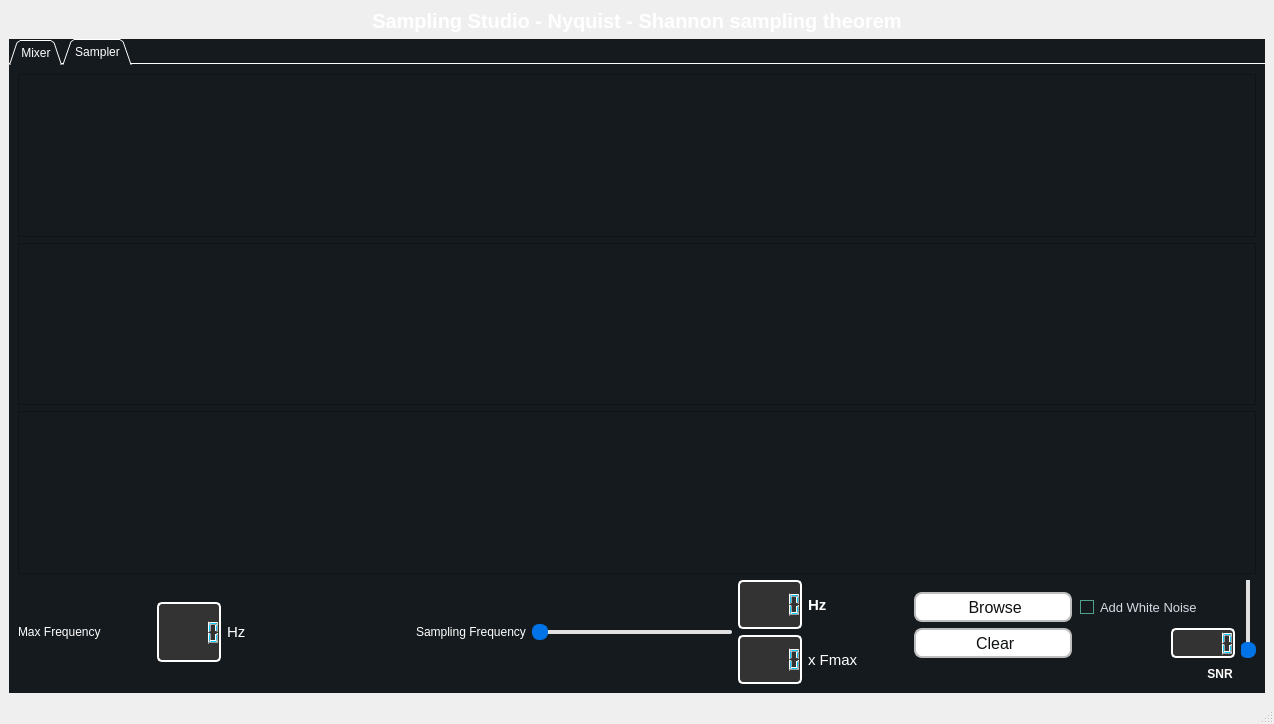
<?xml version="1.0" encoding="UTF-8"?>
<ui version="4.0">
 <class>MainWindow</class>
 <widget class="QMainWindow" name="MainWindow">
  <property name="geometry">
   <rect>
    <x>0</x>
    <y>0</y>
    <width>1274</width>
    <height>724</height>
   </rect>
  </property>
  <property name="windowTitle">
   <string>MainWindow</string>
  </property>
  <property name="styleSheet">
   <string notr="true">
background-color: rgb(20, 29, 38);
background-color:#151a1e;

QMessageBox {
    background-color: #f0f0f0;
    color: #fff;
};
QMessageBox QLabel {
    color: #fff;
}</string>
  </property>
  <widget class="QWidget" name="centralwidget">
   <layout class="QVBoxLayout" name="verticalLayout_6">
    <item>
     <widget class="QLabel" name="label_9">
      <property name="font">
       <font>
        <family>MS Sans Serif</family>
        <pointsize>15</pointsize>
        <weight>75</weight>
        <bold>true</bold>
       </font>
      </property>
      <property name="styleSheet">
       <string notr="true">color : rgb(255, 255, 255)</string>
      </property>
      <property name="text">
       <string>Sampling Studio - Nyquist - Shannon sampling theorem</string>
      </property>
      <property name="alignment">
       <set>Qt::AlignCenter</set>
      </property>
     </widget>
    </item>
    <item>
     <widget class="QTabWidget" name="windowTabs">
      <property name="styleSheet">
       <string notr="true">background-color: rgb(27, 40, 54);
color: rgb(255, 255, 255);
background-color: rgb(20, 29, 38);
background-color:#151a1e;</string>
      </property>
      <property name="tabPosition">
       <enum>QTabWidget::North</enum>
      </property>
      <property name="tabShape">
       <enum>QTabWidget::Triangular</enum>
      </property>
      <property name="currentIndex">
       <number>1</number>
      </property>
      <property name="iconSize">
       <size>
        <width>14</width>
        <height>20</height>
       </size>
      </property>
      <property name="documentMode">
       <bool>true</bool>
      </property>
      <property name="tabsClosable">
       <bool>false</bool>
      </property>
      <property name="movable">
       <bool>true</bool>
      </property>
      <property name="tabBarAutoHide">
       <bool>false</bool>
      </property>
      <widget class="QWidget" name="mixerTab">
       <attribute name="title">
        <string>Mixer</string>
       </attribute>
       <layout class="QVBoxLayout" name="verticalLayout_7">
        <item>
         <layout class="QVBoxLayout" name="verticalLayout_5">
          <item>
           <widget class="PlotWidget" name="mixerGraph1">
            <property name="sizePolicy">
             <sizepolicy hsizetype="Minimum" vsizetype="Expanding">
              <horstretch>0</horstretch>
              <verstretch>0</verstretch>
             </sizepolicy>
            </property>
           </widget>
          </item>
          <item>
           <layout class="QHBoxLayout" name="horizontalLayout_9">
            <item>
             <layout class="QVBoxLayout" name="verticalLayout_4">
              <item>
               <layout class="QHBoxLayout" name="horizontalLayout_13">
                <item>
                 <layout class="QHBoxLayout" name="horizontalLayout_12">
                  <item>
                   <widget class="QLabel" name="label_10">
                    <property name="font">
                     <font>
                      <pointsize>11</pointsize>
                     </font>
                    </property>
                    <property name="text">
                     <string>Components</string>
                    </property>
                   </widget>
                  </item>
                  <item>
                   <widget class="QComboBox" name="signalMixerMenu">
                    <property name="sizePolicy">
                     <sizepolicy hsizetype="Fixed" vsizetype="Fixed">
                      <horstretch>0</horstretch>
                      <verstretch>0</verstretch>
                     </sizepolicy>
                    </property>
                    <property name="minimumSize">
                     <size>
                      <width>200</width>
                      <height>0</height>
                     </size>
                    </property>
                   </widget>
                  </item>
                  <item>
                   <spacer name="horizontalSpacer_6">
                    <property name="orientation">
                     <enum>Qt::Horizontal</enum>
                    </property>
                    <property name="sizeType">
                     <enum>QSizePolicy::Fixed</enum>
                    </property>
                    <property name="sizeHint" stdset="0">
                     <size>
                      <width>100</width>
                      <height>20</height>
                     </size>
                    </property>
                   </spacer>
                  </item>
                 </layout>
                </item>
                <item>
                 <layout class="QHBoxLayout" name="horizontalLayout_8">
                  <item>
                   <spacer name="horizontalSpacer_8">
                    <property name="orientation">
                     <enum>Qt::Horizontal</enum>
                    </property>
                    <property name="sizeHint" stdset="0">
                     <size>
                      <width>40</width>
                      <height>20</height>
                     </size>
                    </property>
                   </spacer>
                  </item>
                  <item>
                   <widget class="QPushButton" name="confirmMixerButton">
                    <property name="minimumSize">
                     <size>
                      <width>190</width>
                      <height>0</height>
                     </size>
                    </property>
                    <property name="maximumSize">
                     <size>
                      <width>190</width>
                      <height>16777215</height>
                     </size>
                    </property>
                    <property name="font">
                     <font>
                      <pointsize>12</pointsize>
                     </font>
                    </property>
                    <property name="styleSheet">
                     <string notr="true">background-color: #fff;
  border: 2px solid rgb(190, 190, 190);

  border-radius: 8px;

  color: #0f1111;
  


  line-height: 29px;

  position: relative;
  text-align: center;
  text-decoration: none;
  vertical-align: middle;</string>
                    </property>
                    <property name="text">
                     <string> Confirm</string>
                    </property>
                    <property name="icon">
                     <iconset>
                      <normaloff>../Images/quality.png</normaloff>../Images/quality.png</iconset>
                    </property>
                    <property name="iconSize">
                     <size>
                      <width>30</width>
                      <height>28</height>
                     </size>
                    </property>
                   </widget>
                  </item>
                  <item>
                   <spacer name="horizontalSpacer_7">
                    <property name="orientation">
                     <enum>Qt::Horizontal</enum>
                    </property>
                    <property name="sizeType">
                     <enum>QSizePolicy::Fixed</enum>
                    </property>
                    <property name="sizeHint" stdset="0">
                     <size>
                      <width>20</width>
                      <height>20</height>
                     </size>
                    </property>
                   </spacer>
                  </item>
                  <item>
                   <widget class="QPushButton" name="deleteMixerButton">
                    <property name="minimumSize">
                     <size>
                      <width>190</width>
                      <height>0</height>
                     </size>
                    </property>
                    <property name="maximumSize">
                     <size>
                      <width>190</width>
                      <height>16777215</height>
                     </size>
                    </property>
                    <property name="font">
                     <font>
                      <pointsize>12</pointsize>
                     </font>
                    </property>
                    <property name="styleSheet">
                     <string notr="true">background-color: #fff;
  border: 2px solid rgb(190, 190, 190);

  border-radius: 8px;

  color: #0f1111;
  


  line-height: 29px;

  position: relative;
  text-align: center;
  text-decoration: none;
  vertical-align: middle;</string>
                    </property>
                    <property name="text">
                     <string>Delete</string>
                    </property>
                    <property name="icon">
                     <iconset>
                      <normaloff>../Images/delete.png</normaloff>../Images/delete.png</iconset>
                    </property>
                    <property name="iconSize">
                     <size>
                      <width>40</width>
                      <height>28</height>
                     </size>
                    </property>
                   </widget>
                  </item>
                 </layout>
                </item>
               </layout>
              </item>
              <item>
               <layout class="QHBoxLayout" name="horizontalLayout_11">
                <item>
                 <layout class="QHBoxLayout" name="horizontalLayout_2">
                  <item>
                   <widget class="QLabel" name="label">
                    <property name="font">
                     <font>
                      <pointsize>11</pointsize>
                     </font>
                    </property>
                    <property name="text">
                     <string>Magnitude</string>
                    </property>
                   </widget>
                  </item>
                  <item>
                   <spacer name="horizontalSpacer_3">
                    <property name="orientation">
                     <enum>Qt::Horizontal</enum>
                    </property>
                    <property name="sizeType">
                     <enum>QSizePolicy::Fixed</enum>
                    </property>
                    <property name="sizeHint" stdset="0">
                     <size>
                      <width>30</width>
                      <height>20</height>
                     </size>
                    </property>
                   </spacer>
                  </item>
                  <item>
                   <widget class="QSlider" name="magnitudeMixerSlider">
                    <property name="styleSheet">
                     <string notr="true">QSlider {
    background: transparent;
}

QSlider::groove:horizontal {
    background: #E0E0E0;
    height: 4px;
    border-radius: 2px;
}

QSlider::handle:horizontal {
    background: #0073E6;
    border: 1px solid #0073E6;
    width: 14px;
    margin: -6px 0;
    border-radius: 7px;
}

QSlider::add-page:horizontal {
    background: transparent;
}

QSlider::sub-page:horizontal {
    background: #0073E6;
}
</string>
                    </property>
                    <property name="orientation">
                     <enum>Qt::Horizontal</enum>
                    </property>
                   </widget>
                  </item>
                  <item>
                   <widget class="QLCDNumber" name="magnitudeMixerLcd">
                    <property name="sizePolicy">
                     <sizepolicy hsizetype="Fixed" vsizetype="Fixed">
                      <horstretch>0</horstretch>
                      <verstretch>0</verstretch>
                     </sizepolicy>
                    </property>
                    <property name="minimumSize">
                     <size>
                      <width>40</width>
                      <height>40</height>
                     </size>
                    </property>
                    <property name="styleSheet">
                     <string notr="true">QLCDNumber {
    background-color: #333333;
    color: #00CCFF;
    border: 2px solid #fff;
    border-radius: 5px;
    padding: 2px;
}

QLCDNumber::segment {
    background-color: #000000;
    color: #00CCFF;
}

QLCDNumber::indicator {
    background-color: #333333;
    color: #00CCFF;
    border: 1px solid #00CCFF;
    width: 2px;
}

QLCDNumber::frame {
    border: 2px solid #00CCFF;
    border-radius: 5px;
}
</string>
                    </property>
                   </widget>
                  </item>
                 </layout>
                </item>
                <item>
                 <layout class="QHBoxLayout" name="horizontalLayout_6">
                  <item>
                   <widget class="QLabel" name="label_2">
                    <property name="font">
                     <font>
                      <pointsize>11</pointsize>
                     </font>
                    </property>
                    <property name="text">
                     <string>Frequency</string>
                    </property>
                   </widget>
                  </item>
                  <item>
                   <spacer name="horizontalSpacer_4">
                    <property name="orientation">
                     <enum>Qt::Horizontal</enum>
                    </property>
                    <property name="sizeType">
                     <enum>QSizePolicy::Fixed</enum>
                    </property>
                    <property name="sizeHint" stdset="0">
                     <size>
                      <width>30</width>
                      <height>20</height>
                     </size>
                    </property>
                   </spacer>
                  </item>
                  <item>
                   <widget class="QSlider" name="freqMixerSlider">
                    <property name="styleSheet">
                     <string notr="true">QSlider {
    background: transparent;
}

QSlider::groove:horizontal {
    background: #E0E0E0;
    height: 4px;
    border-radius: 2px;
}

QSlider::handle:horizontal {
    background: #0073E6;
    border: 1px solid #0073E6;
    width: 14px;
    margin: -6px 0;
    border-radius: 7px;
}

QSlider::add-page:horizontal {
    background: transparent;
}

QSlider::sub-page:horizontal {
    background: #0073E6;
}
</string>
                    </property>
                    <property name="orientation">
                     <enum>Qt::Horizontal</enum>
                    </property>
                   </widget>
                  </item>
                  <item>
                   <widget class="QLCDNumber" name="freqMixerLcd">
                    <property name="sizePolicy">
                     <sizepolicy hsizetype="Fixed" vsizetype="Fixed">
                      <horstretch>0</horstretch>
                      <verstretch>0</verstretch>
                     </sizepolicy>
                    </property>
                    <property name="minimumSize">
                     <size>
                      <width>40</width>
                      <height>40</height>
                     </size>
                    </property>
                    <property name="styleSheet">
                     <string notr="true">QLCDNumber {
    background-color: #333333;
    color: #00CCFF;
    border: 2px solid #fff;
    border-radius: 5px;
    padding: 2px;
}

QLCDNumber::segment {
    background-color: #000000;
    color: #00CCFF;
}

QLCDNumber::indicator {
    background-color: #333333;
    color: #00CCFF;
    border: 1px solid #00CCFF;
    width: 2px;
}

QLCDNumber::frame {
    border: 2px solid #00CCFF;
    border-radius: 5px;
}
</string>
                    </property>
                   </widget>
                  </item>
                 </layout>
                </item>
                <item>
                 <layout class="QHBoxLayout" name="horizontalLayout_7">
                  <item>
                   <widget class="QLabel" name="label_3">
                    <property name="font">
                     <font>
                      <pointsize>11</pointsize>
                     </font>
                    </property>
                    <property name="text">
                     <string>Phase</string>
                    </property>
                   </widget>
                  </item>
                  <item>
                   <spacer name="horizontalSpacer_5">
                    <property name="orientation">
                     <enum>Qt::Horizontal</enum>
                    </property>
                    <property name="sizeType">
                     <enum>QSizePolicy::Fixed</enum>
                    </property>
                    <property name="sizeHint" stdset="0">
                     <size>
                      <width>65</width>
                      <height>20</height>
                     </size>
                    </property>
                   </spacer>
                  </item>
                  <item>
                   <widget class="QSlider" name="phaseMixerSlider">
                    <property name="styleSheet">
                     <string notr="true">QSlider {
    background: transparent;
}

QSlider::groove:horizontal {
    background: #E0E0E0;
    height: 4px;
    border-radius: 2px;
}

QSlider::handle:horizontal {
    background: #0073E6;
    border: 1px solid #0073E6;
    width: 14px;
    margin: -6px 0;
    border-radius: 7px;
}

QSlider::add-page:horizontal {
    background: transparent;
}

QSlider::sub-page:horizontal {
    background: #0073E6;
}
</string>
                    </property>
                    <property name="orientation">
                     <enum>Qt::Horizontal</enum>
                    </property>
                   </widget>
                  </item>
                  <item>
                   <widget class="QLCDNumber" name="phaseMixerLcd">
                    <property name="sizePolicy">
                     <sizepolicy hsizetype="Fixed" vsizetype="Fixed">
                      <horstretch>0</horstretch>
                      <verstretch>0</verstretch>
                     </sizepolicy>
                    </property>
                    <property name="minimumSize">
                     <size>
                      <width>40</width>
                      <height>40</height>
                     </size>
                    </property>
                    <property name="styleSheet">
                     <string notr="true">QLCDNumber {
    background-color: #333333;
    color: #00CCFF;
    border: 2px solid #fff;
    border-radius: 5px;
    padding: 2px;
}

QLCDNumber::segment {
    background-color: #000000;
    color: #00CCFF;
}

QLCDNumber::indicator {
    background-color: #333333;
    color: #00CCFF;
    border: 1px solid #00CCFF;
    width: 2px;
}

QLCDNumber::frame {
    border: 2px solid #00CCFF;
    border-radius: 5px;
}
</string>
                    </property>
                   </widget>
                  </item>
                 </layout>
                </item>
               </layout>
              </item>
             </layout>
            </item>
            <item>
             <widget class="QFrame" name="frame">
              <property name="sizePolicy">
               <sizepolicy hsizetype="Fixed" vsizetype="Fixed">
                <horstretch>0</horstretch>
                <verstretch>0</verstretch>
               </sizepolicy>
              </property>
              <property name="minimumSize">
               <size>
                <width>3</width>
                <height>111</height>
               </size>
              </property>
              <property name="styleSheet">
               <string notr="true">background-color: rgb(255, 251, 255);</string>
              </property>
              <property name="frameShape">
               <enum>QFrame::StyledPanel</enum>
              </property>
              <property name="frameShadow">
               <enum>QFrame::Raised</enum>
              </property>
             </widget>
            </item>
            <item>
             <layout class="QVBoxLayout" name="verticalLayout_2">
              <item>
               <widget class="QPushButton" name="sampleMixerButton">
                <property name="sizePolicy">
                 <sizepolicy hsizetype="Fixed" vsizetype="Minimum">
                  <horstretch>0</horstretch>
                  <verstretch>0</verstretch>
                 </sizepolicy>
                </property>
                <property name="minimumSize">
                 <size>
                  <width>150</width>
                  <height>10</height>
                 </size>
                </property>
                <property name="font">
                 <font>
                  <pointsize>11</pointsize>
                 </font>
                </property>
                <property name="styleSheet">
                 <string notr="true">background-color: #fff;
  border: 2px solid rgb(190, 190, 190);

  border-radius: 8px;

  color: #0f1111;
  


  line-height: 29px;

  position: relative;
  text-align: center;
  text-decoration: none;
  vertical-align: middle;</string>
                </property>
                <property name="text">
                 <string> Sample</string>
                </property>
                <property name="icon">
                 <iconset>
                  <normaloff>../Images/signal.png</normaloff>../Images/signal.png</iconset>
                </property>
                <property name="iconSize">
                 <size>
                  <width>40</width>
                  <height>30</height>
                 </size>
                </property>
               </widget>
              </item>
              <item>
               <spacer name="verticalSpacer">
                <property name="orientation">
                 <enum>Qt::Vertical</enum>
                </property>
                <property name="sizeType">
                 <enum>QSizePolicy::Fixed</enum>
                </property>
                <property name="sizeHint" stdset="0">
                 <size>
                  <width>30</width>
                  <height>20</height>
                 </size>
                </property>
               </spacer>
              </item>
              <item>
               <widget class="QPushButton" name="clearMixerButton">
                <property name="sizePolicy">
                 <sizepolicy hsizetype="Fixed" vsizetype="Minimum">
                  <horstretch>0</horstretch>
                  <verstretch>0</verstretch>
                 </sizepolicy>
                </property>
                <property name="minimumSize">
                 <size>
                  <width>150</width>
                  <height>32</height>
                 </size>
                </property>
                <property name="font">
                 <font>
                  <pointsize>11</pointsize>
                 </font>
                </property>
                <property name="styleSheet">
                 <string notr="true">background-color: #fff;
  border: 2px solid rgb(190, 190, 190);

  border-radius: 8px;

  color: #0f1111;
  


  line-height: 29px;

  position: relative;
  text-align: center;
  text-decoration: none;
  vertical-align: middle;</string>
                </property>
                <property name="text">
                 <string>Clear</string>
                </property>
                <property name="icon">
                 <iconset>
                  <normaloff>../Images/delete.png</normaloff>../Images/delete.png</iconset>
                </property>
                <property name="iconSize">
                 <size>
                  <width>40</width>
                  <height>30</height>
                 </size>
                </property>
               </widget>
              </item>
             </layout>
            </item>
           </layout>
          </item>
         </layout>
        </item>
       </layout>
      </widget>
      <widget class="QWidget" name="viewerTab">
       <attribute name="title">
        <string>Sampler</string>
       </attribute>
       <layout class="QGridLayout" name="gridLayout_3">
        <item row="0" column="0">
         <layout class="QVBoxLayout" name="verticalLayout_3">
          <item>
           <widget class="PlotWidget" name="samplerGraph1"/>
          </item>
          <item>
           <widget class="PlotWidget" name="samplerGraph2"/>
          </item>
          <item>
           <widget class="PlotWidget" name="samplerGraph3"/>
          </item>
          <item>
           <layout class="QHBoxLayout" name="horizontalLayout_10">
            <item>
             <layout class="QHBoxLayout" name="horizontalLayout">
              <item>
               <widget class="QLabel" name="label_5">
                <property name="text">
                 <string>Max Frequency</string>
                </property>
               </widget>
              </item>
              <item>
               <widget class="QLCDNumber" name="maxFreqSamplerLcd">
                <property name="sizePolicy">
                 <sizepolicy hsizetype="Fixed" vsizetype="Fixed">
                  <horstretch>0</horstretch>
                  <verstretch>0</verstretch>
                 </sizepolicy>
                </property>
                <property name="minimumSize">
                 <size>
                  <width>40</width>
                  <height>60</height>
                 </size>
                </property>
                <property name="styleSheet">
                 <string notr="true">QLCDNumber {
    background-color: #333333;
    color: #00CCFF;
    border: 2px solid #fff;
    border-radius: 5px;
    padding: 2px;
}

QLCDNumber::segment {
    background-color: #000000;
    color: #00CCFF;
}

QLCDNumber::indicator {
    background-color: #333333;
    color: #00CCFF;
    border: 1px solid #00CCFF;
    width: 2px;
}

QLCDNumber::frame {
    border: 2px solid #00CCFF;
    border-radius: 5px;
}
</string>
                </property>
               </widget>
              </item>
              <item>
               <widget class="QLabel" name="label_6">
                <property name="font">
                 <font>
                  <pointsize>11</pointsize>
                 </font>
                </property>
                <property name="text">
                 <string>Hz</string>
                </property>
               </widget>
              </item>
             </layout>
            </item>
            <item>
             <spacer name="horizontalSpacer_2">
              <property name="orientation">
               <enum>Qt::Horizontal</enum>
              </property>
              <property name="sizeType">
               <enum>QSizePolicy::Fixed</enum>
              </property>
              <property name="sizeHint" stdset="0">
               <size>
                <width>50</width>
                <height>20</height>
               </size>
              </property>
             </spacer>
            </item>
            <item>
             <layout class="QHBoxLayout" name="horizontalLayout_5">
              <item>
               <widget class="QLabel" name="label_4">
                <property name="text">
                 <string>Sampling Frequency</string>
                </property>
               </widget>
              </item>
              <item>
               <widget class="QSlider" name="FreqSamplerSlider">
                <property name="sizePolicy">
                 <sizepolicy hsizetype="Fixed" vsizetype="Fixed">
                  <horstretch>30</horstretch>
                  <verstretch>49</verstretch>
                 </sizepolicy>
                </property>
                <property name="minimumSize">
                 <size>
                  <width>200</width>
                  <height>20</height>
                 </size>
                </property>
                <property name="styleSheet">
                 <string notr="true">QSlider {
    background: transparent;
}

QSlider::groove:horizontal {
    background: #E0E0E0;
    height: 4px;
    border-radius: 2px;
}

QSlider::handle:horizontal {
    background: #0073E6;
    border: 1px solid #0073E6;
    width: 14px;
    margin: -6px 0;
    border-radius: 7px;
}

QSlider::add-page:horizontal {
    background: transparent;
}

QSlider::sub-page:horizontal {
    background: #0073E6;
}
</string>
                </property>
                <property name="orientation">
                 <enum>Qt::Horizontal</enum>
                </property>
               </widget>
              </item>
              <item>
               <layout class="QVBoxLayout" name="verticalLayout">
                <item>
                 <layout class="QHBoxLayout" name="horizontalLayout_3">
                  <item>
                   <widget class="QLCDNumber" name="freqSamplerLcd">
                    <property name="styleSheet">
                     <string notr="true">QLCDNumber {
    background-color: #333333;
    color: #00CCFF;
    border: 2px solid #fff;
    border-radius: 5px;
    padding: 2px;
}

QLCDNumber::segment {
    background-color: #000000;
    color: #00CCFF;
}

QLCDNumber::indicator {
    background-color: #333333;
    color: #00CCFF;
    border: 1px solid #00CCFF;
    width: 2px;
}

QLCDNumber::frame {
    border: 2px solid #00CCFF;
    border-radius: 5px;
}
</string>
                    </property>
                   </widget>
                  </item>
                  <item>
                   <widget class="QLabel" name="label_7">
                    <property name="font">
                     <font>
                      <pointsize>11</pointsize>
                      <weight>75</weight>
                      <bold>true</bold>
                     </font>
                    </property>
                    <property name="text">
                     <string>Hz</string>
                    </property>
                   </widget>
                  </item>
                 </layout>
                </item>
                <item>
                 <layout class="QHBoxLayout" name="horizontalLayout_4">
                  <item>
                   <widget class="QLCDNumber" name="freqSamplerFactorLcd">
                    <property name="styleSheet">
                     <string notr="true">QLCDNumber {
    background-color: #333333;
    color: #00CCFF;
    border: 2px solid #fff;
    border-radius: 5px;
    padding: 2px;
}

QLCDNumber::segment {
    background-color: #000000;
    color: #00CCFF;
}

QLCDNumber::indicator {
    background-color: #333333;
    color: #00CCFF;
    border: 1px solid #00CCFF;
    width: 2px;
}

QLCDNumber::frame {
    border: 2px solid #00CCFF;
    border-radius: 5px;
}
</string>
                    </property>
                   </widget>
                  </item>
                  <item>
                   <widget class="QLabel" name="label_8">
                    <property name="font">
                     <font>
                      <pointsize>11</pointsize>
                     </font>
                    </property>
                    <property name="text">
                     <string>x Fmax</string>
                    </property>
                   </widget>
                  </item>
                 </layout>
                </item>
               </layout>
              </item>
             </layout>
            </item>
            <item>
             <spacer name="horizontalSpacer">
              <property name="orientation">
               <enum>Qt::Horizontal</enum>
              </property>
              <property name="sizeType">
               <enum>QSizePolicy::Fixed</enum>
              </property>
              <property name="sizeHint" stdset="0">
               <size>
                <width>50</width>
                <height>20</height>
               </size>
              </property>
             </spacer>
            </item>
            <item>
             <layout class="QGridLayout" name="gridLayout">
              <item row="2" column="2">
               <widget class="QCheckBox" name="noiseCheckbox">
                <property name="font">
                 <font>
                  <pointsize>10</pointsize>
                 </font>
                </property>
                <property name="styleSheet">
                 <string notr="true">
QCheckBox {
	color: #d3dae3;
	padding: 2px;
}
QCheckBox:disabled {
	color: #808086;
	padding: 2px;
}

QCheckBox:hover {
	border-radius:4px;
	border-style:solid;
	padding-left: 1px;
	padding-right: 1px;
	padding-bottom: 1px;
	padding-top: 1px;
	border-width:1px;
	border-color: transparent;
}
QCheckBox::indicator:checked {


	
	border-style:solid;
	border-width: 1px;
	border-color: #4fa08b;
	color: #000000;
	background-color: qradialgradient(cx:0.4, cy:0.4, radius: 1.5,fx:0, fy:0, stop:0 #1e282c, stop:0.3 #1e282c, stop:0.4 #4fa08b, stop:0.5 #1e282c, stop:1 #1e282c);
}
QCheckBox::indicator:unchecked {


	border-style:solid;
	border-width: 1px;
	border-color: #4fa08b;
	color: #000000;
}</string>
                </property>
                <property name="text">
                 <string>Add White Noise</string>
                </property>
               </widget>
              </item>
              <item row="0" column="3" rowspan="4">
               <widget class="QSlider" name="noiseSlider">
                <property name="styleSheet">
                 <string notr="true">QSlider {
    background: transparent;
}

QSlider::groove:vertical {
    background: #E0E0E0;
    background: #0073E6;
    width: 4px; /* Set the width for a vertical groove */
    border-radius: 2px;
}

QSlider::handle:vertical {
    background: #0073E6;

    border: 1px solid #0073E6;
    height: 14px; /* Set the height for a vertical handle */
    margin: 0 -6px; /* Adjust the margin to position the handle vertically */
    border-radius: 7px;
}

QSlider::add-page:vertical {
    background: transparent;
}

QSlider::sub-page:vertical {
    background: #0073E6;
  background: #E0E0E0;
}
</string>
                </property>
                <property name="orientation">
                 <enum>Qt::Vertical</enum>
                </property>
               </widget>
              </item>
              <item row="3" column="2" alignment="Qt::AlignRight">
               <widget class="QLCDNumber" name="snrLcd">
                <property name="sizePolicy">
                 <sizepolicy hsizetype="Fixed" vsizetype="Fixed">
                  <horstretch>0</horstretch>
                  <verstretch>0</verstretch>
                 </sizepolicy>
                </property>
                <property name="minimumSize">
                 <size>
                  <width>30</width>
                  <height>30</height>
                 </size>
                </property>
                <property name="styleSheet">
                 <string notr="true">QLCDNumber {
    background-color: #333333;
    color: #00CCFF;
    border: 2px solid #fff;
    border-radius: 5px;
    padding: 2px;
}

QLCDNumber::segment {
    background-color: #000000;
    color: #00CCFF;
}

QLCDNumber::indicator {
    background-color: #333333;
    color: #00CCFF;
    border: 1px solid #00CCFF;
    width: 2px;
}

QLCDNumber::frame {
    border: 2px solid #00CCFF;
    border-radius: 5px;
}
</string>
                </property>
               </widget>
              </item>
              <item row="4" column="2" alignment="Qt::AlignRight">
               <widget class="QLabel" name="snrLabel">
                <property name="sizePolicy">
                 <sizepolicy hsizetype="Fixed" vsizetype="Fixed">
                  <horstretch>0</horstretch>
                  <verstretch>0</verstretch>
                 </sizepolicy>
                </property>
                <property name="minimumSize">
                 <size>
                  <width>30</width>
                  <height>20</height>
                 </size>
                </property>
                <property name="font">
                 <font>
                  <weight>75</weight>
                  <bold>true</bold>
                 </font>
                </property>
                <property name="text">
                 <string>SNR</string>
                </property>
                <property name="alignment">
                 <set>Qt::AlignCenter</set>
                </property>
               </widget>
              </item>
              <item row="3" column="1">
               <widget class="QPushButton" name="clearSamplerButton">
                <property name="minimumSize">
                 <size>
                  <width>30</width>
                  <height>30</height>
                 </size>
                </property>
                <property name="font">
                 <font>
                  <pointsize>12</pointsize>
                  <weight>50</weight>
                  <bold>false</bold>
                 </font>
                </property>
                <property name="styleSheet">
                 <string notr="true">background-color: #fff;
  border: 2px solid rgb(190, 190, 190);

  border-radius: 8px;

  color: #0f1111;
  


  line-height: 29px;

  position: relative;
  text-align: center;
  text-decoration: none;
  vertical-align: middle;</string>
                </property>
                <property name="text">
                 <string> Clear</string>
                </property>
                <property name="icon">
                 <iconset>
                  <normaloff>../Images/delete.png</normaloff>../Images/delete.png</iconset>
                </property>
                <property name="iconSize">
                 <size>
                  <width>40</width>
                  <height>28</height>
                 </size>
                </property>
               </widget>
              </item>
              <item row="2" column="1">
               <widget class="QPushButton" name="browseSamplerButton">
                <property name="minimumSize">
                 <size>
                  <width>30</width>
                  <height>30</height>
                 </size>
                </property>
                <property name="font">
                 <font>
                  <pointsize>12</pointsize>
                  <weight>50</weight>
                  <bold>false</bold>
                 </font>
                </property>
                <property name="styleSheet">
                 <string notr="true">background-color: #fff;
  border: 2px solid rgb(190, 190, 190);

  border-radius: 8px;

  color: #0f1111;
  


  line-height: 29px;

  position: relative;
  text-align: center;
  text-decoration: none;
  vertical-align: middle;</string>
                </property>
                <property name="text">
                 <string> Browse</string>
                </property>
                <property name="icon">
                 <iconset>
                  <normaloff>../Images/browse.png</normaloff>../Images/browse.png</iconset>
                </property>
                <property name="iconSize">
                 <size>
                  <width>40</width>
                  <height>28</height>
                 </size>
                </property>
               </widget>
              </item>
             </layout>
            </item>
           </layout>
          </item>
         </layout>
        </item>
       </layout>
      </widget>
     </widget>
    </item>
   </layout>
  </widget>
  <widget class="QMenuBar" name="menubar">
   <property name="geometry">
    <rect>
     <x>0</x>
     <y>0</y>
     <width>1274</width>
     <height>26</height>
    </rect>
   </property>
  </widget>
  <widget class="QStatusBar" name="statusbar"/>
 </widget>
 <customwidgets>
  <customwidget>
   <class>PlotWidget</class>
   <extends>QGraphicsView</extends>
   <header>pyqtgraph</header>
   <container>1</container>
  </customwidget>
 </customwidgets>
 <resources/>
 <connections/>
</ui>
